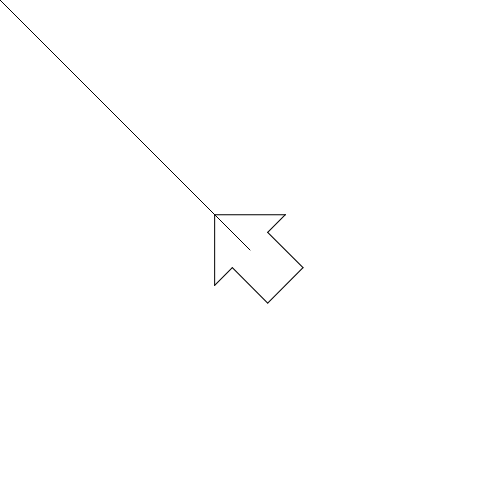
Frame 1 (no input)
Frame 60 (no input): identical to frame 1, image omitted
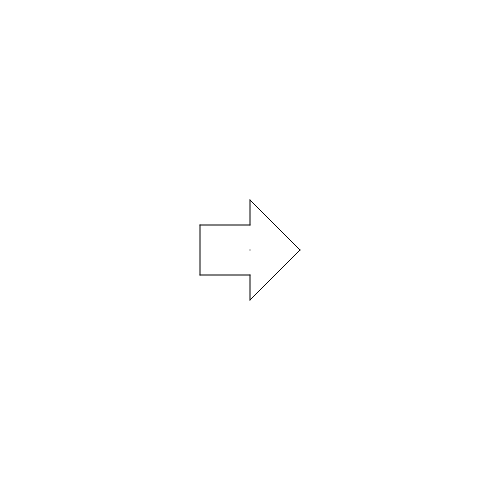
Frame 120 (the mouse pressed at the canvas centre since frame 60)

The p5.js sketch that drew these frames (run headless with seeded random() and noise() and a simulated clock; from frame 60 on, the mouse is pressed at the canvas centre):

// p5.js sketch
// ── sketch.js

function rotateArrow() {
  const adjacent =  mouseX - 250 
  const opposite = mouseY - 250
  const angle  = atan2(opposite, adjacent)
  const arrow = new Arrow(250, 250, angle)
  arrow.drawArrow()
}


function setup(){
}

function draw() {
  createCanvas(500, 500)
  angleMode(DEGREES)


  // x1, y1, x2, y2 
  line(250, 250, mouseX, mouseY)

  rotateArrow()

}



// ── Arrow.js
//Arrow class
class Arrow {
	constructor(x, y, rotation) {
		//x and y properties of arrow
		this.x = x;
		this.y = y;
		//rotation of arrow
		this.rotation = rotation;
	}
	//function to draw the arrow
	drawArrow() {
		push();

		//translate from the top left corner to x and y of object
		translate(this.x, this.y);
		//rotate by rotation value of object
		rotate(this.rotation);
		line(-50, -25, 0, -25);
		line(0, -25, 0, -50);
		line(0, -50, 50, 0);
		line(50, 0, 0, 50);
		line(0, 50, 0, 25);
		line(0, 25, -50, 25);
		line(-50, 25, -50, -25);
		pop();
		
	}
	
}
